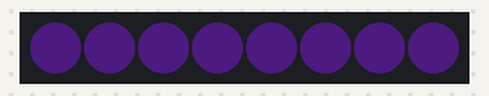
Recording of a program running on a simulated Raspberry Pi Pico running MicroPython. On the bench: 8 RGB LEDs in strip order, left to right. Dim RGB values are drawn brighter than linear; random numbers come from a fixed seed.

Above: at 0.15 s.
At 1.67 s:
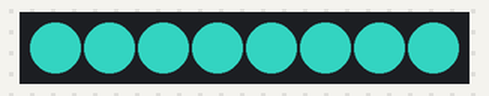
At 8.09 s:
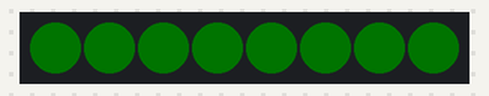
At 17.15 s:
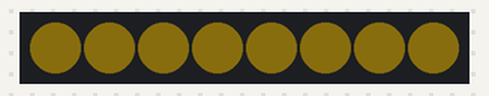
At 23.82 s:
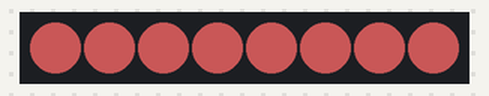
At 39.29 s:
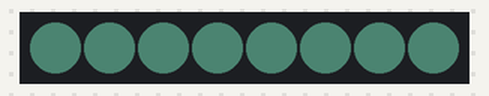
Timing chart, 0 to 40.0 s (numbered marks = the images above):
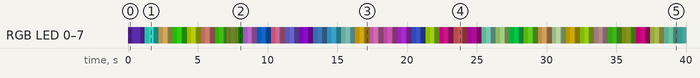

The program:

03_random_RGB_breathing.py
```python
from random import randint
import time
from machine import Pin
from neopixel import myNeopixel

strip = myNeopixel(num_leds=8, pin=16)

while True:
    # Pick a random color for this breath
    r = randint(0, 255)
    g = randint(0, 255)
    b = randint(0, 255)

    # Breathe inn (step 5 brightness up from 10 to 150)
    for level in range(10, 151, 5):
        strip.brightness(level) # 1. Set the new scaling level
        strip.fill(r, g, b)     # 2. Re-draw the pixels with the new scale
        strip.show()            # 3. Push to hardware
        time.sleep_ms(15)

    # Breathe out (step 5 brightness back down from 150 to 10)
    for level in range(150, 9, -5):
        strip.brightness(level)
        strip.fill(r, g, b)
        strip.show()
        time.sleep_ms(15)

    time.sleep_ms(100) # Pause a moment in the dark before next breath
```

Measured:
- by itself, RGB LED 0–7: off → RGB(3, 1, 5) at 0.00 s, → RGB(29, 14, 56) 0.31 s later, → RGB(25, 12, 48) 0.31 s later, → RGB(3, 1, 5) 0.28 s later, … (164 changes in this stretch)
